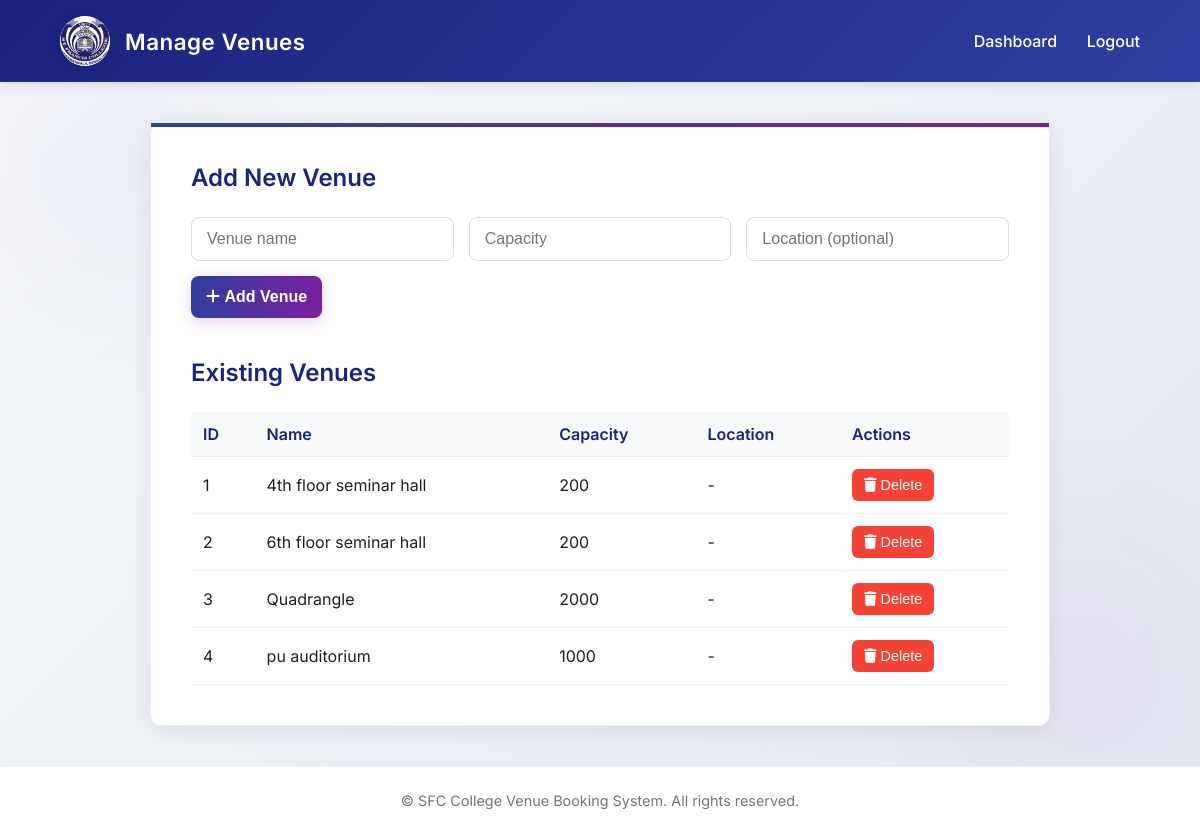
The app's page /admin/venues (signed in), older data.
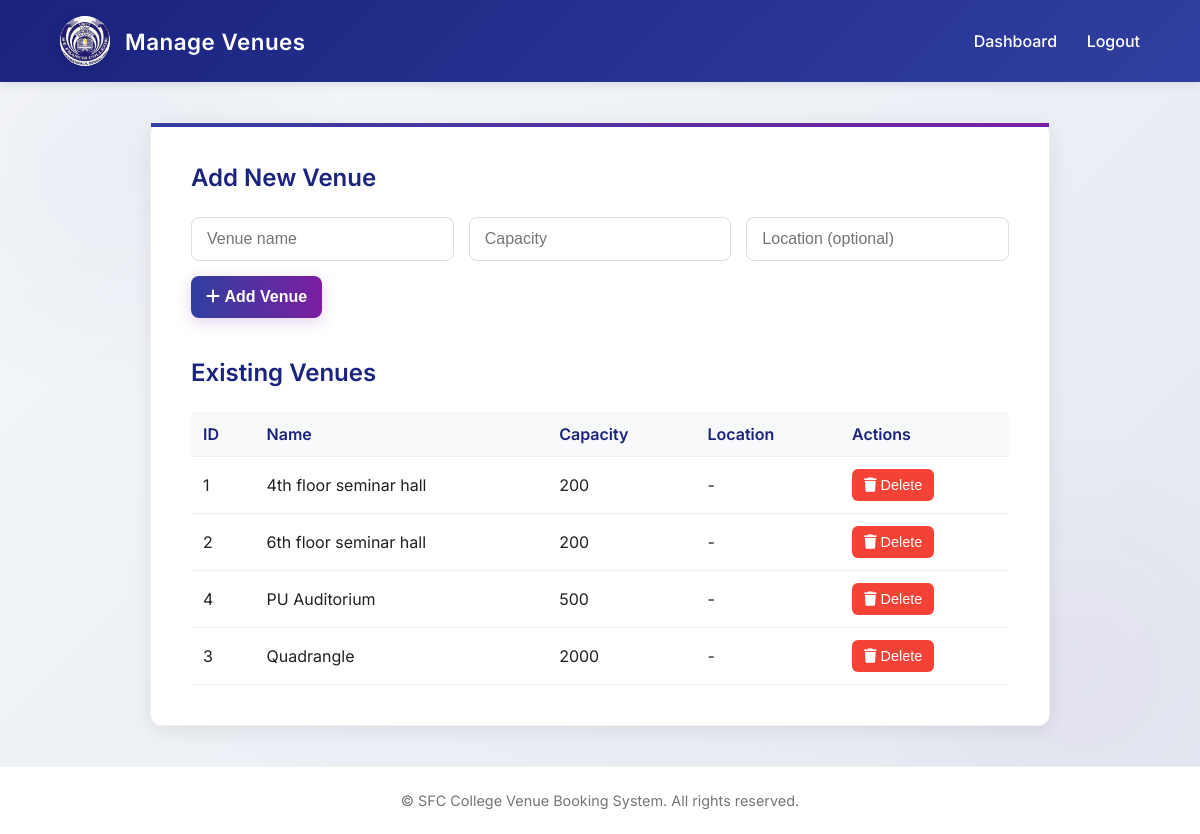
The same page, newer data.
### models.py (models this page shows)
class Venue(db.Model):
    __tablename__ = 'venue'
    __table_args__ = {'extend_existing': True}
    id = db.Column(db.Integer, primary_key=True)
    name = db.Column(db.String(100), unique=True, nullable=False)
    capacity = db.Column(db.Integer, nullable=False)
    location = db.Column(db.String(100), nullable=True)

### app.py (the view)
@app.route("/admin/venues")
def admin_venues():
    if session.get("user") and session["user"]["role"] == "admin":
        venues = Venue.query.order_by(Venue.name.asc()).all()
        return render_template("admin_venues.html", title="Manage Venues", venues=venues)
    flash("Access denied", "danger")
    return redirect(url_for("login"))

### templates/admin_venues.html (shortened to what this page needs)
<!DOCTYPE html>
<html lang="en">
<head>
    <link rel="stylesheet" href="https://cdnjs.cloudflare.com/ajax/libs/font-awesome/6.4.0/css/all.min.css">
</head>
<body>
    <header>
        <div class="brand">
            <div class="logo">
  <img src="{{ url_for('static', filename='images/college_logo.png') }}" alt="Logo" style="width:100%; height:100%; object-fit:cover; border-radius:50%;">
</div>
            <div class="brand-text">Manage Venues</div>
        </div>
        <nav class="nav">
            <a href="/admin">Dashboard</a>
            <a href="/logout">Logout</a>
        </nav>
    </header>
    <main>
        <div class="container">
            <div class="card">
                <h2>Add New Venue</h2>
                <form class="row" method="POST" action="/admin/venues/add">
                    <input name="name" placeholder="Venue name" required>
                    <input name="capacity" type="number" placeholder="Capacity" required>
                    <input name="location" placeholder="Location (optional)">
                    <button type="submit">
                        <i class="fa fa-plus"></i>&nbsp;Add Venue
                    </button>
                </form>
                <h2 style="margin-top: 40px;">Existing Venues</h2>
                <table>
                    <thead>
                        <tr>
                            <th>ID</th>
                            <th>Name</th>
                            <th>Capacity</th>
                            <th>Location</th>
                            <th>Actions</th>
                        </tr>
                    </thead>
                    <tbody>
                        {% for v in venues %}
                        <tr>
                            <td>{{ v.id }}</td>
                            <td>{{ v.name }}</td>
                            <td>{{ v.capacity }}</td>
                            <td>{{ v.location or '-' }}</td>
                            <td>
                                <form class="inline" method="POST" action="/admin/venues/delete/{{ v.id }}">
                                    <button onclick="return confirm('Delete venue {{ v.name }}?')">
                                        <i class="fa fa-trash"></i>&nbsp;Delete
                                    </button>
                                </form>
                            </td>
                        </tr>
                        {% else %}
                        <tr>
                            <td colspan="5" style="text-align:center; color: var(--text-light);">No venues found.</td>
                        </tr>
                        {% endfor %}
                    </tbody>
                </table>
            </div>
        </div>
    </main>
    <footer>
        © SFC College Venue Booking System. All rights reserved.
    </footer>
</body>
</html>

### templates/admin_venues.html (style rules this page uses)
:root { --primary-dark: #1a237e; --primary-medium: #303f9f; --primary-light: #7986cb; --accent-color: #7b1fa2; --accent-light: #9c27b0; --text-dark: #212121; --text-light: #757575; --background: #ffffff; --card-bg: #f8f9fa; --shadow: 0 4px 20px rgba(0, 0, 0, 0.08); --border-radius: 12px; --success: #4CAF50; --error: #f44336; }
* { margin: 0; padding: 0; box-sizing: border-box; }
body { font-family: 'Inter', sans-serif; background: linear-gradient(135deg, #f5f7fa 0%, #e4e8f0 100%); color: var(--text-dark); min-height: 100vh; display: flex; flex-direction: column; }
header { background: linear-gradient(135deg, var(--primary-dark) 0%, var(--primary-medium) 100%); padding: 16px 5%; display: flex; justify-content: space-between; align-items: center; box-shadow: 0 2px 10px rgba(0, 0, 0, 0.1); color: white; }
.brand { display: flex; align-items: center; gap: 15px; }
.logo { width: 50px; height: 50px; border-radius: 50%; overflow: hidden; display: flex; align-items: center; justify-content: center; background: white; box-shadow: 0 4px 15px rgba(0, 0, 0, 0.1); }
.brand-text { font-size: 1.4rem; font-weight: 600; color: white; letter-spacing: 0.5px; }
.nav a { color: white; margin-left: 25px; text-decoration: none; font-weight: 500; position: relative; padding: 8px 0; transition: all 0.3s ease; }
.nav a::after { content: ''; position: absolute; width: 0; height: 2px; bottom: 0; left: 0; background: white; transition: width 0.3s ease; }
main { flex: 1; padding: 40px 5%; display: flex; justify-content: center; align-items: flex-start; }
.container { width: 100%; max-width: 900px; }
.card { background: var(--background); border-radius: var(--border-radius); padding: 40px; box-shadow: var(--shadow); border: 1px solid rgba(0, 0, 0, 0.05); position: relative; }
.card::before { content: ''; position: absolute; top: 0; left: 0; width: 100%; height: 4px; background: linear-gradient(90deg, var(--primary-medium), var(--accent-color)); }
h2 { font-size: 1.5rem; font-weight: 600; color: var(--primary-dark); margin-bottom: 25px; }
.row { display: flex; gap: 15px; margin-bottom: 20px; flex-wrap: wrap; }
.row input, .row button { padding: 12px 15px; border: 1px solid #ddd; border-radius: 8px; font-size: 1rem; flex: 1; }
.row button { background: linear-gradient(90deg, var(--primary-medium), var(--accent-color)); color: white; border: none; font-weight: 600; cursor: pointer; transition: all 0.3s ease; box-shadow: 0 4px 15px rgba(123, 31, 162, 0.2); flex: 0; white-space: nowrap; }
table { width: 100%; border-collapse: collapse; margin-top: 25px; }
th, td { padding: 12px; text-align: left; border-bottom: 1px solid #eee; }
th { background-color: var(--card-bg); color: var(--primary-dark); font-weight: 600; }
.inline { display: inline-block; }
.inline button { background: #f44336; color: white; border: none; padding: 8px 12px; border-radius: 6px; cursor: pointer; font-size: 0.9rem; transition: background 0.3s ease; }
footer { text-align: center; padding: 25px 20px; color: var(--text-light); font-size: 0.9rem; border-top: 1px solid rgba(0, 0, 0, 0.05); background: var(--background); }

Row changes from the older to the newer data that the page shows:
changed Venue id 4: name "pu auditorium" → "PU Auditorium"; capacity "1000" → "500"; moves up the list
